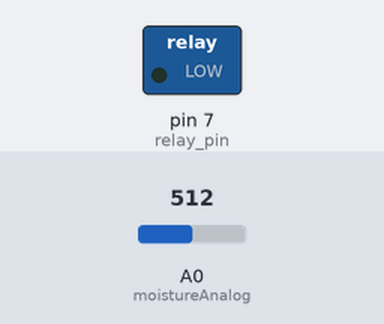
A sketch run on a simulated Arduino Uno, built with avr-gcc and run on an emulated ATmega328P. Shown: switched loads named in the sketch (green lamp = pin HIGH). The inputs (shaded band) are chosen by the test bench; at power-on: A0 (moistureAnalog) = 512. The modem accepts every AT command (registered, SIM ready, sends succeed) and sends nothing else; pins used as bus, display or sensor lines are not drawn.

Above: at 0.1 s.
At 0.6 s:
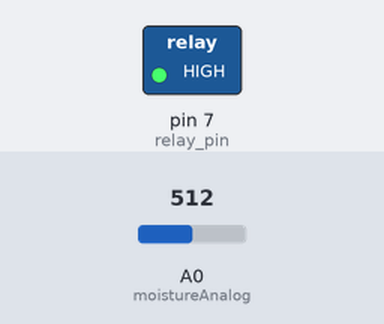
Timing chart, 0 to 2.1 s (numbered marks = the images above):
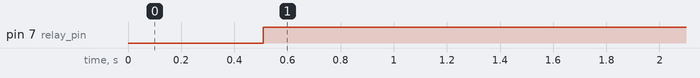

Measured:
- by itself, pin 7 (relay_pin): LOW → HIGH at 0.51 s

The sketch:

LoRa-Pump.ino
```cpp
#include <Wire.h>
#include <SoftwareSerial.h>

/* This script essentially turns on the pump via a relay when the water is low enough
 *  We don't need to automate the aerator since it should always be on.
 *
 *  This script uses the mDot as the LoRa Module
 */

// Application EUI: 70B3D57ED00108C6
// App Key: 623F753B86CC9AAAE228548FF454E9BF

int moistureAnalog = A0;
int moisturePower = 8; //5V will burn the sensor thingy so this turns on and off power instead
int relay_pin = 7;

int waterValue = 850;

SoftwareSerial mDot(2, 3); //RX & TX

void setup() {
  mDot.begin(9600);
  mDot.println("AT+JOIN");

  pinMode(relay_pin, OUTPUT);

  pinMode(moisturePower, OUTPUT);
  digitalWrite(moisturePower, LOW);
}

int read_water_sensor() {
  digitalWrite(moisturePower, HIGH);
  delay(500);
  int value = analogRead(moistureAnalog);
  digitalWrite(moisturePower, LOW);
  return 1023 - value;
}

void loop() {
  int water_value = read_water_sensor();

  // Pump Relay control
  if (water_value < waterValue) {
    digitalWrite(relay_pin, HIGH);
  } else {
    digitalWrite(relay_pin, LOW);
  }

  // LoRa Stuff
  String packet = "AT+SEND=";
  packet += water_value;
  mDot.println(packet);
  delay(30000);
}
```
